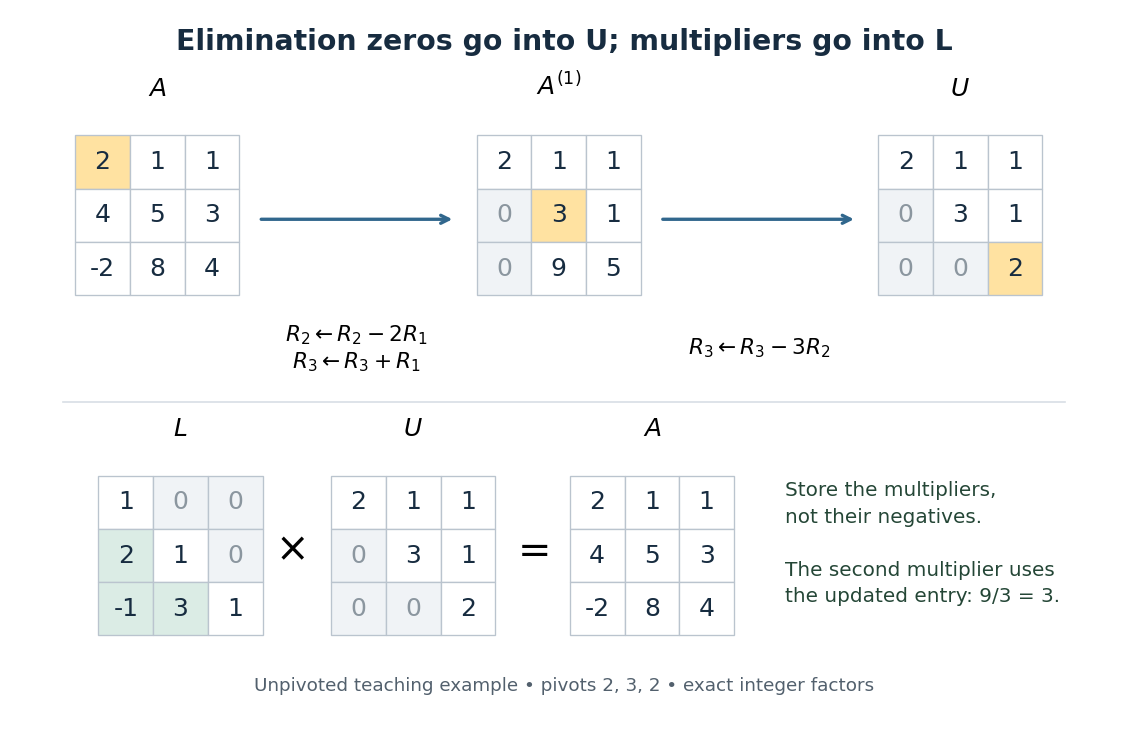

Generate this figure with Python:
"""Original LU elimination diagram; writes its matching PNG in the CWD.

Tested with Python 3.14, Matplotlib 3.10.7 and NumPy 2.3.5.
Run from _media with MPLBACKEND=Agg and a writable MPLCONFIGDIR.
"""
from pathlib import Path
import matplotlib
matplotlib.use('Agg')
import matplotlib.pyplot as plt
from matplotlib.patches import Rectangle
import numpy as np


def matrix(ax, x, y, values, label, pivot=None, lower=False):
    cell = 0.47
    ax.text(x + 1.5 * cell, y + 0.35, label, ha='center', fontsize=15)
    for i, row in enumerate(values):
        for j, value in enumerate(row):
            face = '#ffffff'
            if pivot == (i, j):
                face = '#ffe2a1'
            elif lower and i > j:
                face = '#dbece5'
            elif value == 0:
                face = '#f0f3f6'
            ax.add_patch(Rectangle((x+j*cell, y-(i+1)*cell), cell, cell,
                                   facecolor=face, edgecolor='#bac4ce', lw=0.8))
            ax.text(x+(j+0.5)*cell, y-(i+0.5)*cell, str(value),
                    ha='center', va='center', fontsize=15,
                    color='#8b969f' if value == 0 else '#172c40')


def main():
    plt.rcParams.update({'font.family': 'DejaVu Sans', 'font.size': 12})
    a = np.array([[2,1,1],[4,5,3],[-2,8,4]])
    a1 = np.array([[2,1,1],[0,3,1],[0,9,5]])
    l = np.array([[1,0,0],[2,1,0],[-1,3,1]])
    u = np.array([[2,1,1],[0,3,1],[0,0,2]])
    assert np.array_equal(l @ u, a)
    fig, ax = plt.subplots(figsize=(9.4, 6.1), facecolor='white')
    fig.subplots_adjust(left=0.015, right=0.985, bottom=0.025, top=0.97)
    ax.set(xlim=(0,9.4), ylim=(0,6.1)); ax.axis('off')
    ax.text(4.7, 5.85, 'Elimination zeros go into U; multipliers go into L',
            ha='center', fontsize=17, fontweight='bold', color='#172c40')
    matrix(ax, 0.5, 5.1, a, '$A$', pivot=(0,0))
    matrix(ax, 3.95, 5.1, a1, '$A^{(1)}$', pivot=(1,1))
    matrix(ax, 7.4, 5.1, u, '$U$', pivot=(2,2))
    for x0, x1 in [(2.07,3.77),(5.52,7.22)]:
        ax.annotate('', xy=(x1,4.36), xytext=(x0,4.36),
                    arrowprops={'arrowstyle':'->','lw':2,'color':'#31678d'})
    ax.text(2.92, 3.22, '$R_2 \\leftarrow R_2-2R_1$\n$R_3 \\leftarrow R_3+R_1$',
            ha='center', va='center', fontsize=13)
    ax.text(6.38, 3.22, '$R_3 \\leftarrow R_3-3R_2$', ha='center', va='center', fontsize=13)
    ax.plot([0.4,9.0],[2.75,2.75],color='#d8dee5',lw=1)
    matrix(ax, 0.7, 2.1, l, '$L$', lower=True)
    ax.text(2.35, 1.35, r'$\times$', ha='center', fontsize=24)
    matrix(ax, 2.7, 2.1, u, '$U$')
    ax.text(4.4, 1.35, '$=$', ha='center', fontsize=24)
    matrix(ax, 4.75, 2.1, a, '$A$')
    ax.text(6.6, 1.5, 'Store the multipliers,\nnot their negatives.\n\nThe second multiplier uses\nthe updated entry: 9/3 = 3.',
            va='center', fontsize=12, linespacing=1.5, color='#244636')
    ax.text(4.7, 0.2, 'Unpivoted teaching example • pivots 2, 3, 2 • exact integer factors',
            ha='center', fontsize=11, color='#52606d')
    fig.savefig(Path(__file__).with_suffix('.png').name, dpi=120, facecolor='white', transparent=False)
    plt.close(fig)


if __name__ == '__main__':
    main()
